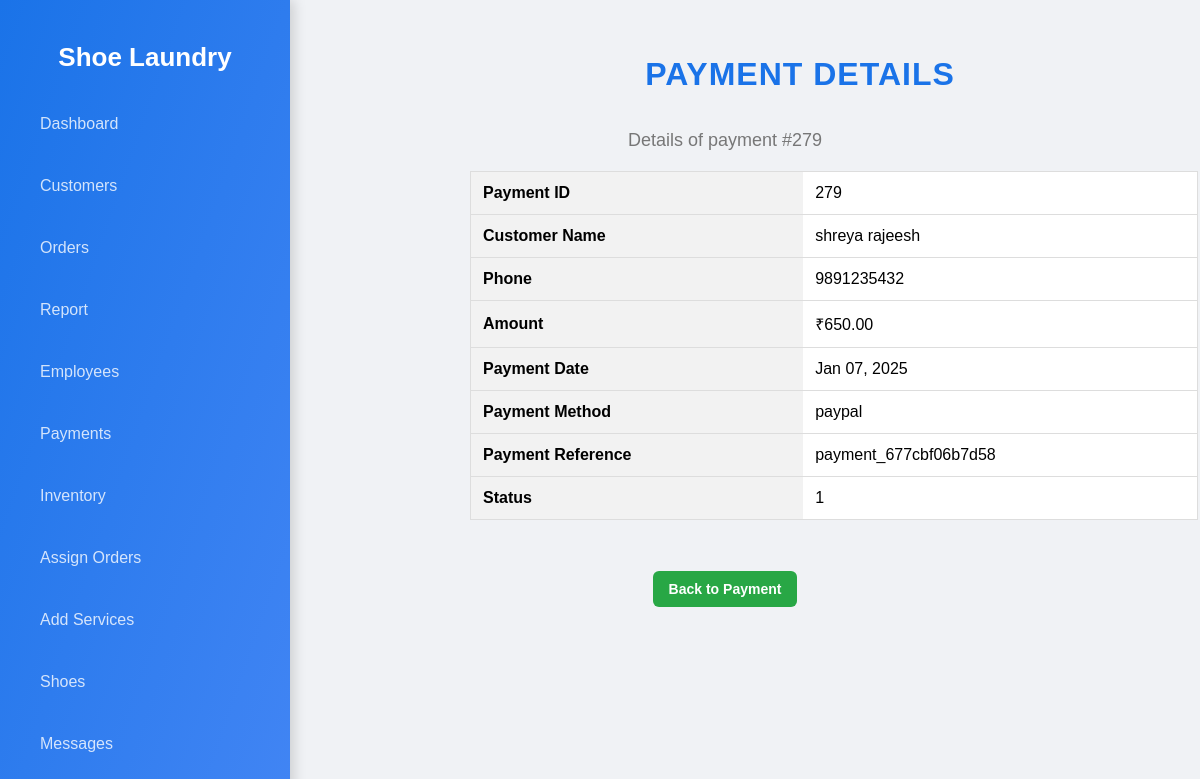
The app's page /pview.php?payment_id=279 with its own data.
### tables this page shows
CREATE TABLE `payment` (
  `payment_id` int(11) NOT NULL,
  `cust_id` int(11) NOT NULL,
  `order_id` int(11) NOT NULL,
  `total_price` decimal(10,0) NOT NULL,
  `payment_date` date NOT NULL,
  `payment_method` varchar(50) NOT NULL,
  `payment_status` int(11) NOT NULL,
  `payment_reference` varchar(100) NOT NULL,
  `cust_fname` varchar(50) DEFAULT NULL,
  `service_id` int(11) NOT NULL,
  `card_number` varchar(16) DEFAULT NULL,
  `exp_month` date DEFAULT NULL,
  `cvv` varchar(3) DEFAULT NULL,
  `account_number` varchar(20) DEFAULT NULL,
  `bank_name` varchar(100) DEFAULT NULL,
  `ifsc_code` varchar(20) DEFAULT NULL,
  `paypal_email` varchar(100) DEFAULT NULL,
  `paypal_note` text DEFAULT NULL,
  `exp_year` int(11) DEFAULT NULL,
  `booking_id` int(11) DEFAULT NULL
);

CREATE TABLE `customers` (
  `cust_id` int(11) NOT NULL,
  `customer_email` varchar(255) NOT NULL,
  `username` varchar(100) NOT NULL,
  `password` varchar(255) NOT NULL,
  `cust_fname` varchar(100) NOT NULL,
  `cust_lname` varchar(20) NOT NULL,
  `cust_address` varchar(20) NOT NULL,
  `phone` varchar(11) NOT NULL,
  `gender` varchar(6) NOT NULL,
  `created_at` timestamp NOT NULL DEFAULT current_timestamp() ON UPDATE current_timestamp(),
  `cust_status` tinyint(1) NOT NULL,
  `street_name` varchar(255) NOT NULL,
  `house_name` varchar(255) NOT NULL,
  `district` varchar(100) NOT NULL,
  `pincode` varchar(50) NOT NULL
);

### pview.php (the view, shortened to what this page needs)
<?php
include('db_connect.php');
if (isset($_GET['payment_id'])) {
    $payment_id = $_GET['payment_id'];
    $query = "SELECT payment.payment_id, payment.total_price, payment.payment_date, payment.payment_status,
                     payment.cust_id, payment.payment_method,payment.payment_reference,customers.cust_fname, customers.cust_lname, customers.phone
              FROM payment
              JOIN customers ON payment.cust_id = customers.cust_id
              WHERE payment.payment_id = ?";
    $stmt = $conn->prepare($query);
    $stmt->bind_param("i", $payment_id);
    $stmt->execute();
    $result = $stmt->get_result();
    if ($result->num_rows > 0) {
        $row = $result->fetch_assoc();
    } else {
        echo "Payment details not found.";
        exit;
    }
} else {
    echo "No payment ID specified.";
    exit;
}
?>
<!DOCTYPE html>
<html lang="en">
<head>
    <link rel="stylesheet" href="pv.css">
</head>
<body>
    <div class="sidebar">
        <h2>Shoe Laundry</h2>
        <ul>
            <li><a href="dashboard.php">Dashboard</a></li>
            <li><a href="customers.php">Customers</a></li>
            <li><a href="admin_orders.php">Orders</a></li>
            <li><a href="report.php">Report</a></li>
            <li><a href="employees.php">Employees</a></li>
            <li><a href="payments.php">Payments</a></li>
            <li><a href="admin_inventory.php">Inventory</a></li>
            <li><a href="assign_orders.php">Assign Orders</a></li>
            <li><a href="add_services.php">Add Services</a></li>
            <li><a href="shoe.php">Shoes</a></li>
            <li><a href="message.php">Messages</a></li>
        </ul>
    </div>
    <div class="main-content">
        <div class="header">
            <h1>Payment Details</h1>
            <p>Details of payment #<?php echo $row['payment_id']; ?></p>
        </div>
        <div class="payment-details">
            <table>
                <tr>
                    <th>Payment ID</th>
                    <td><?php echo $row['payment_id']; ?></td>
                </tr>
                <tr>
                    <th>Customer Name</th>
                    <td><?php echo htmlspecialchars($row['cust_fname'] . ' ' . $row['cust_lname']); ?></td>
                </tr>
                <tr>
                    <th>Phone</th>
                    <td><?php echo htmlspecialchars($row['phone']); ?></td>
                </tr>
                <tr>
                    <th>Amount</th>
                    <td>₹<?php echo number_format($row['total_price'], 2); ?></td>
                </tr>
                <tr>
                    <th>Payment Date</th>
                    <td><?php echo date("M d, Y", strtotime($row['payment_date'])); ?></td>
                </tr>
                <tr>
                    <th>Payment Method</th>
                    <td><?php echo $row['payment_method'];  ?></td>
                </tr>
                <tr>
                    <th>Payment Reference</th>
                    <td><?php echo $row['payment_reference'];  ?></td>
                </tr>
                <tr>
                    <th>Status</th>
                    <td><?php echo ucfirst($row['payment_status']); ?></td>
                </tr>
            </table>
        </div>
        <div class="back-btn">
            <a href="payments.php" class="btn-back">Back to Payment</a>
        </div>
    </div>
</body>
</html>

### pv.css (style rules this page uses)
body { font-family: 'Poppins', sans-serif; background-color: #f0f2f5; margin: 0; display: flex; }
.sidebar { width: 250px; height: 100vh; background: linear-gradient(to bottom right, #1a73e8, #4285f4); color: #fff; padding: 20px; position: fixed; box-shadow: 4px 0 12px rgba(0, 0, 0, 0.15); overflow-y: auto; }
.sidebar h2 { text-align: center; font-weight: 700; font-size: 26px; margin-bottom: 30px; }
.sidebar ul { list-style: none; padding: 0; margin: 0; }
.sidebar ul li { margin: 20px 0; }
.sidebar ul li a { color: #ffffffcc; text-decoration: none; font-size: 16px; padding: 12px 20px; display: block; border-radius: 6px; transition: background-color 0.3s, color 0.3s; }
.sidebar { scrollbar-color: #ffffff #1a73e8; scrollbar-width: 12px; }
.main-content { margin-left: 250px; padding: 20px; flex-grow: 1; }
.main-content h1 { font-size: 32px; font-weight: 700; color: #1a73e8; margin-left: 150px; padding: 15px 0; text-align: center; letter-spacing: 1px; text-transform: uppercase; }
.header { text-align: center; margin-bottom: 20px; }
.header p { font-size: 18px; color: #777; }
.payment-details table { width: 80%; border-collapse: collapse; margin-top: 20px; background-color: #fff; border: 1px solid #ddd; margin-left: 200px; margin-right: 70px; }
.payment-details th, .payment-details td { padding: 12px; text-align: left; border-bottom: 1px solid #ddd; }
.payment-details th { background-color: #f2f2f2; font-weight: bold; }
.payment-details td { font-size: 16px; }
.back-btn { text-align: center; margin-top: 60px; }
.btn-back { background-color: #28a745; color: white; padding: 10px 16px; text-decoration: none; border-radius: 6px; font-weight: 600; font-size: 14px; transition: background-color 0.3s ease; }

### records on screen
payment: payment_id "279", cust.cust_lname "shreya rajeesh", cust.phone "9891235432", total_price "650.00", payment_date "Jan 07, 2025", payment_method "paypal", payment_reference "payment_677cbf06b7d58", payment_status "1"
